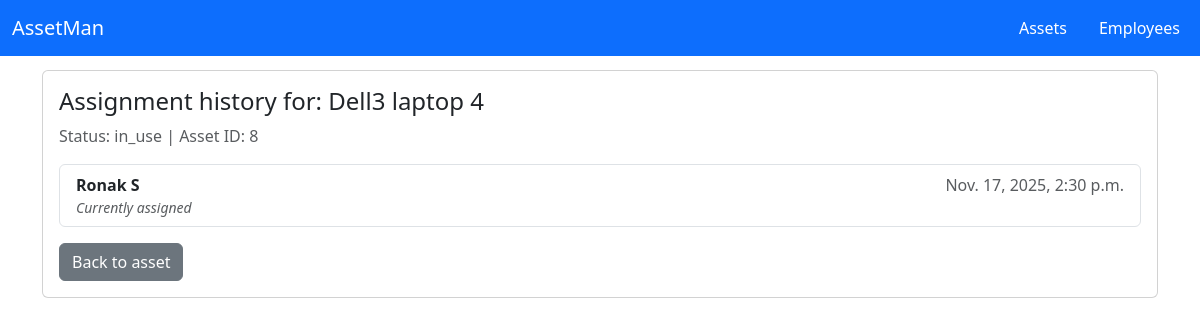
The app's page /assets/history/8/ with its own data.
### Assets/models.py (models this page shows, shortened)
class Asset(models.Model):
    asset_name = models.CharField(max_length=100)
    asset_description = models.TextField(blank=True)
    asset_purchase_date = models.DateField(null=True, blank=True)
    asset_value = models.DecimalField(max_digits=10, decimal_places=2, null=True, blank=True)
    asset_status = models.CharField(max_length=150, default='new')
    asset_id = models.IntegerField(unique=True)
    assigned_to = models.ForeignKey('Employees.Employee', null=True, blank=True, on_delete=models.SET_NULL, related_name='assets')
    created_at = models.DateTimeField(auto_now_add=True)
    updated_at = models.DateTimeField(auto_now=True)
    deleted_at = models.DateTimeField(null=True, blank=True)

class AssetAssignment(models.Model):
    asset = models.ForeignKey(Asset, on_delete=models.CASCADE, related_name='assignments')
    employee = models.ForeignKey('Employees.Employee', on_delete=models.CASCADE, related_name='asset_assignments')
    assigned_at = models.DateTimeField(auto_now_add=True)
    unassigned_at = models.DateTimeField(null=True, blank=True)
    class Meta:
        ordering = ['-assigned_at']

### Employees/models.py (models this page shows)
class Employee(models.Model):
	first_name = models.CharField(max_length=80)
	last_name = models.CharField(max_length=80, blank=True)
	email = models.EmailField(unique=True)
	created_at = models.DateTimeField(auto_now_add=True)
	deleted_at = models.DateTimeField(null=True, blank=True)
	def __str__(self):
		return f"{self.first_name} {self.last_name}" if self.last_name else self.first_name

### Assets/views.py (the view)
# urls.py: path('history/<int:asset_id>/', views.asset_history, name='asset_history'),
def asset_history(request, asset_id):
    asset = get_object_or_404(Asset, asset_id=asset_id)
    assignments = asset.assignments.select_related('employee').order_by('-assigned_at')
    return render(request, 'Assets/history.html', {'asset': asset, 'assignments': assignments})

### AssetManagment/templates/Assets/history.html (shortened to what this page needs)
{% extends 'base.html' %}
{% block content %}
  <div class="card">
    <div class="card-body">
      <h4>Assignment history for: {{ asset.asset_name }}</h4>
      <p class="text-muted">Status: {{ asset.asset_status }} | Asset ID: {{ asset.asset_id }}</p>
      <div class="list-group">
        {% for a in assignments %}
        <div class="list-group-item">
          <div class="d-flex justify-content-between">
            <div><strong>{{ a.employee }}</strong></div>
            <div class="text-muted">{{ a.assigned_at }}</div>
          </div>
          <div class="text-muted small">{% if a.unassigned_at %}Unassigned at: {{ a.unassigned_at }}{% else %}<em>Currently assigned</em>{% endif %}</div>
        </div>
        {% empty %}
        <div class="list-group-item">No assignment history for this asset.</div>
        {% endfor %}
      </div>
      <a class="btn btn-secondary mt-3" href="{% url 'view_asset' asset.asset_id %}">Back to asset</a>
    </div>
  </div>
{% endblock %}

### AssetManagment/templates/base.html (style rules this page uses)
body { padding-top: 70px; }

### records on screen
Asset: asset_name "Dell3 laptop 4", asset_status "in_use", asset_id "8"
AssetAssignment: employee "Ronak S", assigned_at "Nov. 17, 2025, 2:30 p.m.", shows "Currently assigned"
